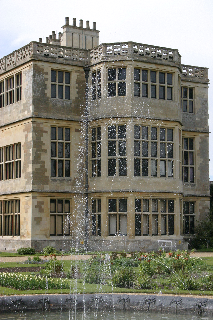
#> input picture Midterms/Midterm1/3_2_s.bmp, 213 x 320 px
$ python sobel.py 3_2_s.bmp
#> lines starting #> are read from the running program, lines starting #| are printed output that depends on the picture
"""
@file sobel.py
@brief Sample code using Sobel and/or Scharr OpenCV functions to make a simple Edge Detector
"""
import sys
import cv2 as cv
def main(argv):

    window_name = ('Sobel Demo - Simple Edge Detector')
    scale = 1
    delta = 0
    ddepth = cv.CV_16S


    if len(argv) < 1:
        print ('Not enough parameters')
        print ('Usage:\nmorph_lines_detection.py < path_to_image >')
        return -1
    # Load the image
    src = cv.imread(argv[0], cv.IMREAD_COLOR)
#> src is the input picture: shape (320, 213, 3); mean B, G, R 114.8, 127.1, 128.6
    # Check if image is loaded fine
    if src is None:
        print ('Error opening image: ' + argv[0])
        return -1


    src = cv.GaussianBlur(src, (3, 3), 0)
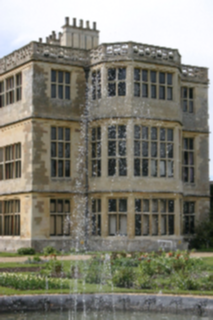
#> src: shape (320, 213, 3); mean B, G, R 114.9, 127.1, 128.7


    gray = cv.cvtColor(src, cv.COLOR_BGR2GRAY)
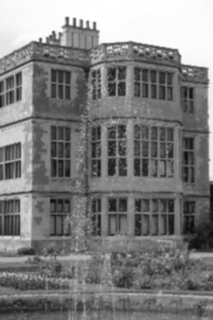
#> gray: shape (320, 213); min 12, max 255, mean 126.2


    grad_x = cv.Sobel(gray, ddepth, 1, 0, ksize=3, scale=scale, delta=delta, borderType=cv.BORDER_DEFAULT)
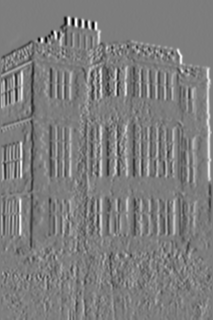
#> grad_x: shape (320, 213) int16; min -521, max 537, mean 1; drawn with min black and max white
    # Gradient-Y
    # grad_y = cv.Scharr(gray,ddepth,0,1)
    grad_y = cv.Sobel(gray, ddepth, 0, 1, ksize=3, scale=scale, delta=delta, borderType=cv.BORDER_DEFAULT)
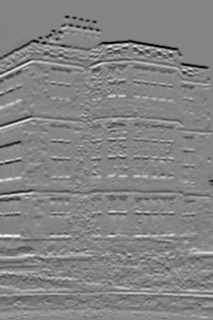
#> grad_y: shape (320, 213) int16; min -570, max 522, mean -3.5; drawn with min black and max white


    abs_grad_x = cv.convertScaleAbs(grad_x)
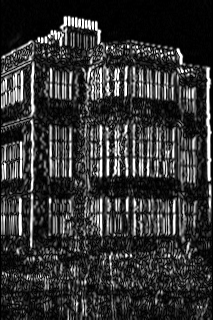
#> abs_grad_x: shape (320, 213); min 0, max 255, mean 51.8
    abs_grad_y = cv.convertScaleAbs(grad_y)
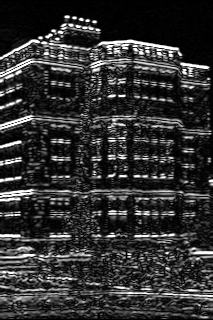
#> abs_grad_y: shape (320, 213); min 0, max 255, mean 49


    grad = cv.addWeighted(abs_grad_x, 0.5, abs_grad_y, 0.5, 0)
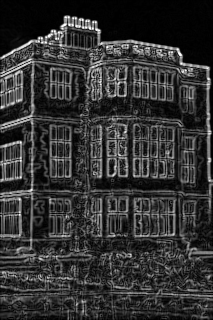
#> grad: shape (320, 213); min 0, max 255, mean 50.4


    cv.imshow(window_name, grad)
    cv.waitKey(0)
    cv.imwrite('sobel_face.jpg', grad)

    return 0
if __name__ == "__main__":
    main(sys.argv[1:])

$ run again, on Midterms/Midterm1/4_26_s.bmp
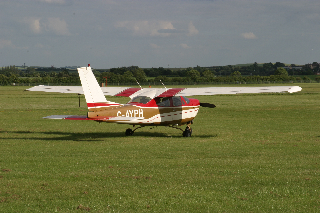
#> input picture Midterms/Midterm1/4_26_s.bmp, 320 x 213 px
#> in main, src is the input picture: shape (213, 320, 3); mean B, G, R 81.3, 113.5, 111.4
#> in main, `grad_y = cv.Sobel(gray, ddepth, 0, 1, ksize=3, scale=scale, delta=delt..`:
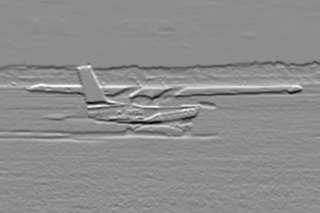
#> grad_y: shape (213, 320) int16; min -594, max 474, mean -1.6; drawn with min black and max white
#> in main, `grad = cv.addWeighted(abs_grad_x, 0.5, abs_grad_y, 0.5, 0)`:
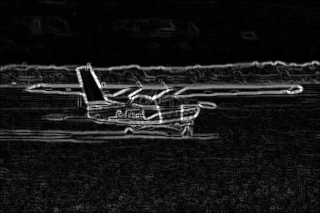
#> grad: shape (213, 320); min 0, max 255, mean 22.2

$ run again, on Midterms/Midterm1/5_12_s.bmp
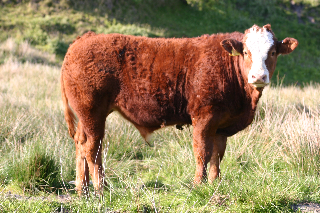
#> input picture Midterms/Midterm1/5_12_s.bmp, 320 x 213 px
#> in main, src is the input picture: shape (213, 320, 3); mean B, G, R 96.9, 132.7, 152.2
#> in main, `grad_y = cv.Sobel(gray, ddepth, 0, 1, ksize=3, scale=scale, delta=delt..`:
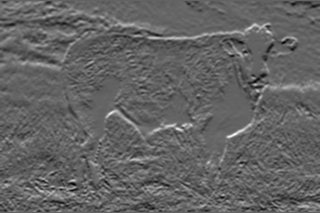
#> grad_y: shape (213, 320) int16; min -374, max 585, mean 2.8; drawn with min black and max white
#> in main, `grad = cv.addWeighted(abs_grad_x, 0.5, abs_grad_y, 0.5, 0)`:
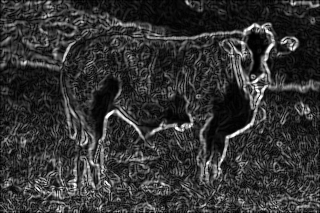
#> grad: shape (213, 320); min 0, max 255, mean 51.4

$ run again, on Midterms/Midterm1/7_2_s.bmp
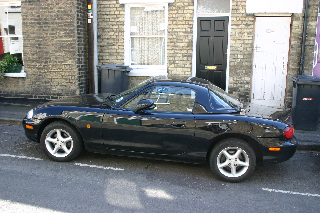
#> input picture Midterms/Midterm1/7_2_s.bmp, 320 x 213 px
#> in main, src is the input picture: shape (213, 320, 3); mean B, G, R 128.7, 127, 123.6
#> in main, `grad = cv.addWeighted(abs_grad_x, 0.5, abs_grad_y, 0.5, 0)`:
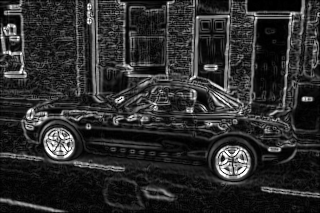
#> grad: shape (213, 320); min 0, max 255, mean 44.4
